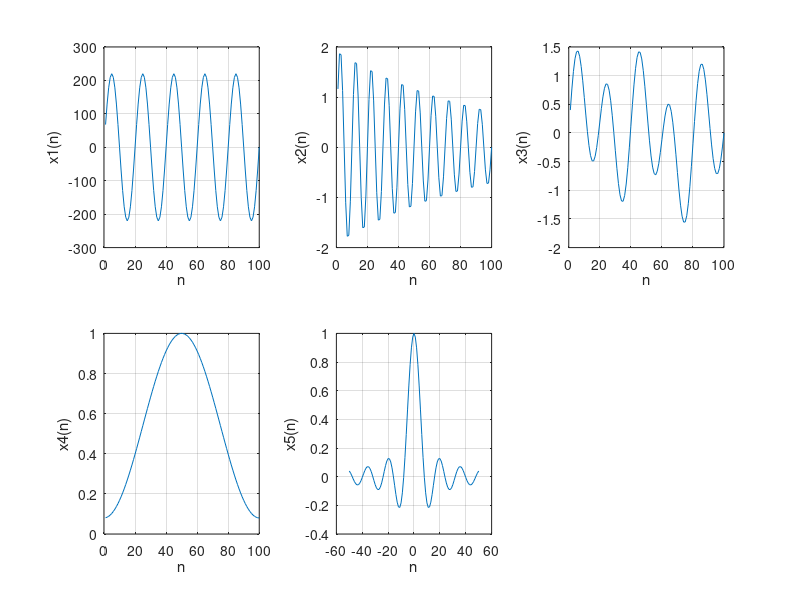

Write MATLAB code to recreate this figure.
%1.公频信号
n =1:100;
A = 220;
f_0 = 50;
f_s = 1000;
x_1 = A*sin(2*pi*f_0*n/f_s);
subplot(2,3,1)
plot(n,x_1);
xlabel('n');
ylabel('x1(n)');
grid on;

%2.衰减正弦信号
n = 1:100;
A = 2;
alpha = 0.5;
f_0 = 5;
f_s = 50;
x_2 = A*exp(-alpha*n/f_s).*sin(2*pi*f_0*n/f_s);
subplot(2,3,2)
plot(n,x_2);
xlabel('n');
ylabel('x2(n)');
grid on;

%3.谐波信号
A_1 = 1;
A_2 = 0.5;
A_3 = 0.2;
n = 1:100;
f_s = 100;
f_0 = 5;
x_3 = A_1*sin(2*pi*f_0*A_1*n/f_s)+A_2*sin(2*pi*f_0*A_2*n/f_s)+A_3*sin(2*pi*f_0*A_3*n/f_s);
subplot(2,3,3)
plot(n,x_3);
xlabel('n')
ylabel('x3(n)');
grid on;

%4.Hamming窗
n = 1:100;
f_s = 500;
f_0 = 5;
x_4 = 0.54-0.46*cos(2*pi*f_0*n/f_s);
subplot(2,3,4)
plot(n,x_4);
xlabel('n')
ylabel('x4(n)');
grid on;

%5.sinc函数
f = 10;
omega = 2*pi*f;
n = -50:50;
f_s = 500;
w = omega*n/f_s;
x_5 = sinc(w);
subplot(2,3,5)
plot(n,x_5);
xlabel('n')
ylabel('x5(n)');
grid on;
